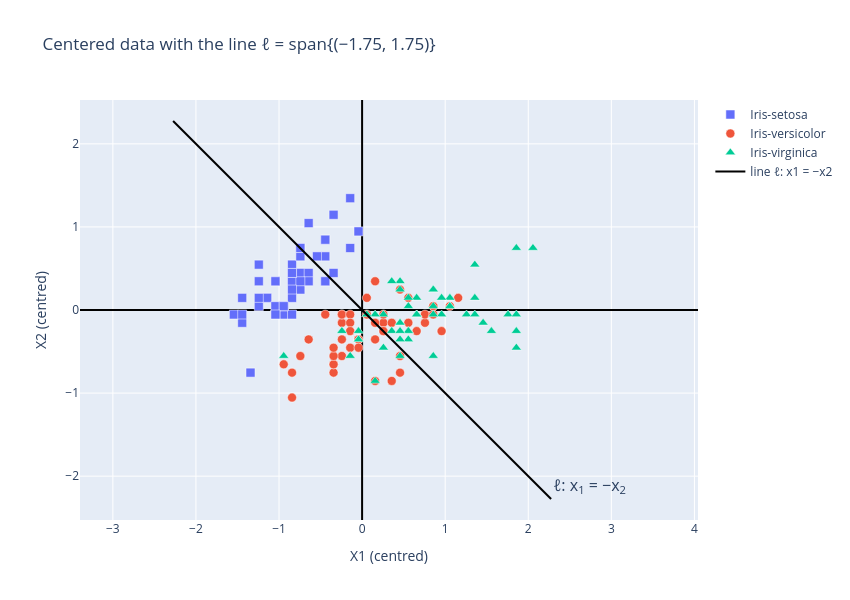

The code cell stored with this chart in its notebook:
### Markdown cell above
### Step 7: The line $\ell$

> Now, plot a line ($\ell$) in this plot with line equation. The line is $\ell = \operatorname{span}\{(-1.75,\ 1.75)^T\}$.
> Therefore, the equation of the line is $x_1 = -x_2$ (see slide 10).

$\ell$ is every multiple $t\,\mathbf{a}$ of $\mathbf{a} = (-1.75, 1.75)^T$. It goes through the origin, which is
where the centred data now sits (as on slide 10), so we draw it on the centred plot.

### Code cell
a = np.array([-1.75, 1.75])
t = np.linspace(-1.3, 1.3, 2)
line = np.outer(t, a)

fig.add_trace(go.Scatter(x=line[:, 0], y=line[:, 1], mode="lines", name="line ℓ: x1 = −x2",
                         line=dict(color="black", width=2)))
fig.add_annotation(x=line[0, 0], y=line[0, 1], text="ℓ: x<sub>1</sub> = −x<sub>2</sub>",
                   showarrow=False, xanchor="left", yanchor="bottom", font=dict(size=16))
fig.update_layout(title="Centered data with the line ℓ = span{(−1.75, 1.75)}")
fig.show()

### Figure 1 — Plotly figure (JSON) as saved in the notebook; plotly's stock layout.template omitted (floating-point values rounded to 4 significant figures)
{"data": [{"marker": {"color": "#636EFA", "line": {"color": "white", "width": 0.5}, "size": 9, "symbol": "square"}, "mode": "markers", "name": "Iris-setosa", "showlegend": true, "type": "scatter", "x": [-0.7433, -0.9433, -1.143, -1.243, -0.8433, -0.4433, -1.243, -0.8433, -1.443, -0.9433, -0.4433, -1.043, -1.043, -1.543, -0.04333, -0.1433, -0.4433, -0.7433, -0.1433, -0.7433, -0.4433, -0.7433, -1.243, -0.7433, -1.043, -0.8433, -0.8433, -0.6433, -0.6433, -1.143, -1.043, -0.4433, -0.6433, -0.3433, -0.9433, -0.8433, -0.3433, -0.9433, -1.443, -0.7433, -0.8433, -1.343, -1.443, -0.8433, -0.7433, -1.043, -0.7433, -1.243, -0.5433, -0.8433], "y": [0.446, -0.054, 0.146, 0.046, 0.546, 0.846, 0.346, 0.346, -0.154, 0.046, 0.646, 0.346, -0.054, -0.054, 0.946, 1.346, 0.846, 0.446, 0.746, 0.746, 0.346, 0.646, 0.546, 0.246, 0.346, -0.054, 0.346, 0.446, 0.346, 0.146, 0.046, 0.346, 1.046, 1.146, 0.046, 0.146, 0.446, 0.046, -0.054, 0.346, 0.446, -0.754, 0.146, 0.446, 0.746, -0.054, 0.746, 0.146, 0.646, 0.246]}, {"marker": {"color": "#EF553B", "line": {"color": "white", "width": 0.5}, "size": 9, "symbol": "circle"}, "mode": "markers", "name": "Iris-versicolor", "showlegend": true, "type": "scatter", "x": [1.157, 0.5567, 1.057, -0.3433, 0.6567, -0.1433, 0.4567, -0.9433, 0.7567, -0.6433, -0.8433, 0.05667, 0.1567, 0.2567, -0.2433, 0.8567, -0.2433, -0.04333, 0.3567, -0.2433, 0.05667, 0.2567, 0.4567, 0.2567, 0.5567, 0.7567, 0.9567, 0.8567, 0.1567, -0.1433, -0.3433, -0.3433, -0.04333, 0.1567, -0.4433, 0.1567, 0.8567, 0.4567, -0.2433, -0.3433, -0.3433, 0.2567, -0.04333, -0.8433, -0.2433, -0.1433, -0.1433, 0.3567, -0.7433, -0.1433], "y": [0.146, 0.146, 0.046, -0.754, -0.254, -0.254, 0.246, -0.654, -0.154, -0.354, -1.054, -0.054, -0.854, -0.154, -0.154, 0.046, -0.054, -0.354, -0.854, -0.554, 0.146, -0.254, -0.554, -0.254, -0.154, -0.054, -0.254, -0.054, -0.154, -0.454, -0.654, -0.654, -0.354, -0.354, -0.054, 0.346, 0.046, -0.754, -0.054, -0.554, -0.454, -0.054, -0.454, -0.754, -0.354, -0.054, -0.154, -0.154, -0.554, -0.254]}, {"marker": {"color": "#00CC96", "line": {"color": "white", "width": 0.5}, "size": 9, "symbol": "triangle-up"}, "mode": "markers", "name": "Iris-virginica", "showlegend": true, "type": "scatter", "x": [0.4567, -0.04333, 1.257, 0.4567, 0.6567, 1.757, -0.9433, 1.457, 0.8567, 1.357, 0.6567, 0.5567, 0.9567, -0.1433, -0.04333, 0.5567, 0.6567, 1.857, 1.857, 0.1567, 1.057, -0.2433, 1.857, 0.4567, 0.8567, 1.357, 0.3567, 0.2567, 0.5567, 1.357, 1.557, 2.057, 0.5567, 0.4567, 0.2567, 1.857, 0.4567, 0.5567, 0.1567, 1.057, 0.8567, 1.057, -0.04333, 0.9567, 0.8567, 0.8567, 0.4567, 0.6567, 0.3567, 0.05667], "y": [0.246, -0.354, -0.054, -0.154, -0.054, -0.054, -0.554, -0.154, -0.554, 0.546, 0.146, -0.354, -0.054, -0.554, -0.254, 0.146, -0.054, 0.746, -0.454, -0.854, 0.146, -0.254, -0.254, -0.354, 0.246, 0.146, -0.254, -0.054, -0.254, -0.054, -0.254, 0.746, -0.254, -0.254, -0.454, -0.054, 0.346, 0.046, -0.054, 0.046, 0.046, 0.046, -0.354, 0.146, 0.246, -0.054, -0.554, -0.054, 0.346, -0.054]}, {"line": {"color": "black", "width": 2}, "mode": "lines", "name": "line ℓ: x1 = −x2", "type": "scatter", "x": [2.275, -2.275], "y": [-2.275, 2.275]}], "layout": {"annotations": [{"font": {"size": 16}, "showarrow": false, "text": "ℓ: x<sub>1</sub> = −x<sub>2</sub>", "x": 2.275, "xanchor": "left", "y": -2.275, "yanchor": "bottom"}], "height": 600, "title": {"text": "Centered data with the line ℓ = span{(−1.75, 1.75)}"}, "width": 850, "xaxis": {"title": {"text": "X1 (centred)"}, "zeroline": true, "zerolinecolor": "black"}, "yaxis": {"scaleanchor": "x", "title": {"text": "X2 (centred)"}, "zeroline": true, "zerolinecolor": "black"}}}
